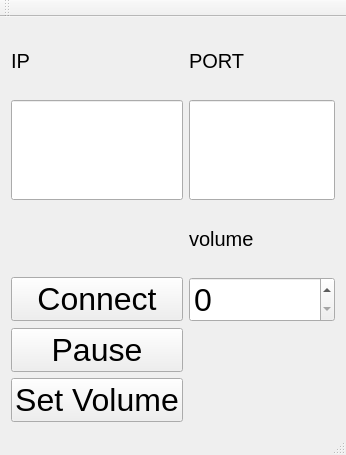
<?xml version="1.0" encoding="UTF-8"?>
<ui version="4.0">
 <class>MainWindow</class>
 <widget class="QMainWindow" name="MainWindow">
  <property name="geometry">
   <rect>
    <x>0</x>
    <y>0</y>
    <width>346</width>
    <height>455</height>
   </rect>
  </property>
  <property name="windowTitle">
   <string>MainWindow</string>
  </property>
  <widget class="QWidget" name="centralWidget">
   <layout class="QGridLayout" name="gridLayout">
    <item row="3" column="0">
     <widget class="QPushButton" name="pushButtonConnect">
      <property name="font">
       <font>
        <pointsize>24</pointsize>
       </font>
      </property>
      <property name="text">
       <string>Connect</string>
      </property>
     </widget>
    </item>
    <item row="3" column="1">
     <widget class="QSpinBox" name="spinBox">
      <property name="font">
       <font>
        <pointsize>24</pointsize>
       </font>
      </property>
     </widget>
    </item>
    <item row="0" column="0">
     <widget class="QLabel" name="label_2">
      <property name="font">
       <font>
        <pointsize>15</pointsize>
       </font>
      </property>
      <property name="text">
       <string>IP</string>
      </property>
     </widget>
    </item>
    <item row="0" column="1">
     <widget class="QLabel" name="label_3">
      <property name="font">
       <font>
        <pointsize>15</pointsize>
       </font>
      </property>
      <property name="text">
       <string>PORT</string>
      </property>
     </widget>
    </item>
    <item row="4" column="0">
     <widget class="QPushButton" name="pushButtonPause">
      <property name="font">
       <font>
        <pointsize>24</pointsize>
       </font>
      </property>
      <property name="text">
       <string>Pause</string>
      </property>
     </widget>
    </item>
    <item row="2" column="1">
     <widget class="QLabel" name="label">
      <property name="font">
       <font>
        <pointsize>15</pointsize>
       </font>
      </property>
      <property name="text">
       <string>volume</string>
      </property>
     </widget>
    </item>
    <item row="5" column="0">
     <widget class="QPushButton" name="pushButtonSetVolume">
      <property name="font">
       <font>
        <pointsize>24</pointsize>
       </font>
      </property>
      <property name="text">
       <string>Set Volume</string>
      </property>
     </widget>
    </item>
    <item row="1" column="1">
     <widget class="QLineEdit" name="lineEdit_PORT">
      <property name="minimumSize">
       <size>
        <width>0</width>
        <height>100</height>
       </size>
      </property>
      <property name="font">
       <font>
        <pointsize>24</pointsize>
       </font>
      </property>
     </widget>
    </item>
    <item row="1" column="0">
     <widget class="QLineEdit" name="lineEdit_IP">
      <property name="minimumSize">
       <size>
        <width>0</width>
        <height>100</height>
       </size>
      </property>
      <property name="font">
       <font>
        <pointsize>24</pointsize>
       </font>
      </property>
     </widget>
    </item>
   </layout>
  </widget>
  <widget class="QMenuBar" name="menuBar">
   <property name="geometry">
    <rect>
     <x>0</x>
     <y>0</y>
     <width>346</width>
     <height>20</height>
    </rect>
   </property>
  </widget>
  <widget class="QToolBar" name="mainToolBar">
   <attribute name="toolBarArea">
    <enum>TopToolBarArea</enum>
   </attribute>
   <attribute name="toolBarBreak">
    <bool>false</bool>
   </attribute>
  </widget>
  <widget class="QStatusBar" name="statusBar"/>
 </widget>
 <layoutdefault spacing="6" margin="11"/>
 <resources/>
 <connections/>
</ui>
